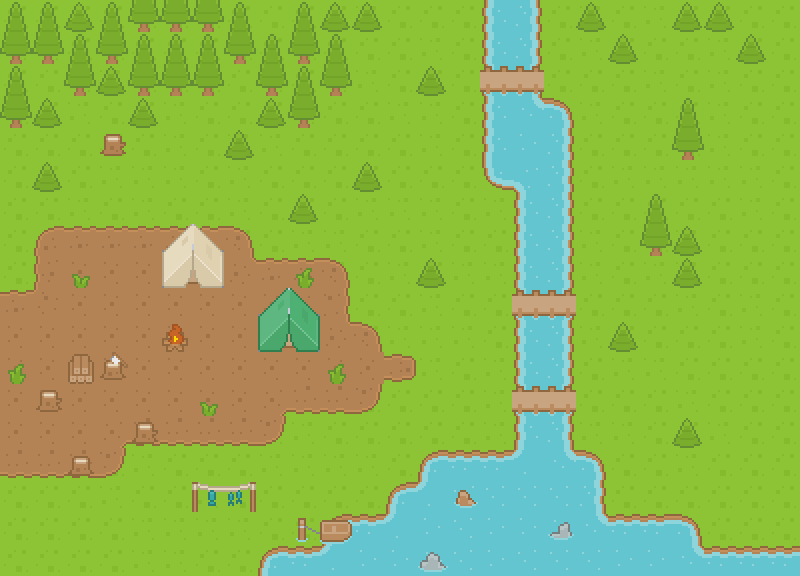

Below is a game level as drawn by its tile map, then a one-line description and the .tmx file that defines it, in full:
An orthogonal 25x18 tile map with 32x32 px tiles, 4 tile layers (ground, ground_overlay, objects, objects_overlay).

<map version="1.0" orientation="orthogonal" renderorder="right-down" width="25" height="18" tilewidth="32" tileheight="32" nextobjectid="1">
 <tileset firstgid="1" source="rogue_tiles.tsx" />
 <layer name="ground" width="25" height="18">
  <data encoding="csv">
6,6,6,6,6,6,6,6,6,6,6,63,6,6,6,60,62,6,63,6,63,6,6,6,6,
63,63,6,6,6,6,6,6,6,6,6,6,6,63,6,60,62,6,63,6,6,6,63,6,6,
6,6,63,63,6,6,6,6,63,6,63,63,6,6,6,60,62,6,6,6,63,6,63,6,6,
6,6,63,6,6,63,6,6,6,63,6,6,63,63,6,60,115,5,63,6,6,6,63,6,6,
6,6,6,6,6,63,6,63,63,6,6,6,6,63,6,60,61,62,6,6,6,6,63,6,6,
6,6,6,63,63,63,6,63,6,6,6,6,6,6,6,117,59,62,6,63,63,63,63,63,6,
6,6,63,6,63,6,6,63,6,6,6,63,63,63,6,63,60,62,6,6,6,6,6,63,6,
6,6,6,6,6,6,63,6,6,63,63,6,6,63,6,6,60,62,63,6,6,63,6,6,6,
6,63,6,6,6,6,6,63,6,6,63,6,63,6,63,63,60,62,63,6,63,63,6,6,6,
6,6,63,63,6,6,63,63,6,63,6,6,6,63,6,6,60,62,6,6,6,63,6,63,6,
63,6,6,6,6,6,6,6,6,6,63,6,63,63,63,6,60,62,63,6,6,6,6,63,6,
6,6,63,63,63,6,63,6,6,6,6,63,63,63,6,63,60,62,6,63,63,6,6,6,6,
6,63,63,63,63,6,6,6,63,63,6,6,6,6,6,63,60,62,6,6,6,63,6,6,6,
6,6,6,6,6,63,63,63,63,63,6,6,6,6,6,63,60,62,63,63,6,6,63,6,6,
6,63,63,6,63,6,6,6,63,63,63,63,6,3,4,4,116,115,5,6,6,63,6,6,6,
6,6,6,63,6,6,63,6,6,6,6,6,3,116,1,2,2,2,62,6,6,6,6,6,6,
6,6,6,6,63,63,63,63,6,6,3,4,116,1,2,1,1,1,115,4,4,5,6,6,6,
6,6,598,6,63,63,6,6,3,4,116,1,1,2,2,1,2,2,2,1,61,115,4,4,4
</data>
 </layer>
 <layer name="ground_overlay" width="25" height="18">
  <data encoding="csv">
0,0,0,0,0,0,0,0,0,0,0,0,0,0,0,0,0,0,0,0,0,0,0,0,0,
0,0,0,0,0,0,0,0,0,0,0,0,0,0,0,0,0,0,0,0,0,0,0,0,0,
0,0,0,0,0,0,0,0,0,0,0,0,0,0,0,795,795,0,0,0,0,0,0,0,0,
0,0,0,0,0,0,0,0,0,0,0,0,0,0,0,0,0,0,0,0,0,0,0,0,0,
0,0,0,0,0,0,0,0,0,0,0,0,0,0,0,0,0,0,0,0,0,0,0,0,0,
0,0,0,0,0,0,0,0,0,0,0,0,0,0,0,0,0,0,0,0,0,0,0,0,0,
0,0,0,0,0,0,0,0,0,0,0,0,0,0,0,0,0,0,0,0,0,0,0,0,0,
0,521,522,522,522,522,522,523,0,0,0,0,0,0,0,0,0,0,0,0,0,0,0,0,0,
0,578,579,579,579,579,579,576,522,522,523,0,0,0,0,0,0,0,0,0,0,0,0,0,0,
522,577,579,579,579,579,579,579,579,579,580,0,0,0,0,0,795,795,0,0,0,0,0,0,0,
579,579,579,579,579,579,579,579,579,579,576,523,0,0,0,0,0,0,0,0,0,0,0,0,0,
579,579,579,579,579,579,579,579,579,579,579,579,690,0,0,0,0,0,0,0,0,0,0,0,0,
579,579,579,579,579,579,579,579,519,636,636,637,0,0,0,0,795,795,0,0,0,0,0,0,0,
579,579,579,519,636,636,636,636,637,0,0,0,0,0,0,0,0,0,0,0,0,0,0,0,0,
636,636,636,637,0,0,0,0,0,0,0,0,0,0,0,0,0,0,0,0,0,0,0,0,0,
0,0,0,0,0,0,0,0,0,0,0,0,0,0,1367,0,0,0,0,0,0,0,0,0,0,
0,0,0,0,0,0,0,0,0,0,0,0,0,0,0,0,0,1425,0,0,0,0,0,0,0,
0,0,0,0,0,0,0,0,0,0,0,0,0,1423,0,0,0,0,0,0,0,0,0,0,0
</data>
 </layer>
 <layer name="objects" width="25" height="18">
  <data encoding="csv">
587,587,530,587,644,644,644,587,0,587,530,530,0,0,0,0,0,0,530,0,0,530,530,0,0,
644,644,587,644,587,587,587,644,587,644,587,0,0,0,0,0,0,0,0,530,0,0,0,530,0,
587,0,644,530,644,644,644,0,644,587,644,0,0,530,0,0,0,0,0,0,0,0,0,0,0,
644,530,0,0,530,0,0,0,530,644,0,0,0,0,0,0,0,0,0,0,0,587,0,0,0,
0,0,0,1194,0,0,0,530,0,0,0,0,0,0,0,0,0,0,0,0,0,644,0,0,0,
0,530,0,0,0,0,0,0,0,0,0,530,0,0,0,0,0,0,0,0,0,0,0,0,0,
0,0,0,0,0,0,0,0,0,530,0,0,0,0,0,0,0,0,0,0,587,0,0,0,0,
0,0,0,0,0,619,620,0,0,0,0,0,0,0,0,0,0,0,0,0,644,530,0,0,0,
0,0,593,0,0,676,677,0,0,650,0,0,0,530,0,0,0,0,0,0,0,530,0,0,0,
0,0,0,0,0,0,0,0,617,618,0,0,0,0,0,0,0,0,0,0,0,0,0,0,0,
0,0,0,0,0,471,0,0,674,675,0,0,0,0,0,0,0,0,0,530,0,0,0,0,0,
650,0,1308,1251,0,0,0,0,0,0,650,0,0,0,0,0,0,0,0,0,0,0,0,0,0,
0,1194,0,0,0,0,593,0,0,0,0,0,0,0,0,0,0,0,0,0,0,0,0,0,0,
0,0,0,0,1194,0,0,0,0,0,0,0,0,0,0,0,0,0,0,0,0,530,0,0,0,
0,0,1137,0,0,0,0,0,0,0,0,0,0,0,0,0,0,0,0,0,0,0,0,0,0,
0,0,0,0,0,0,793,794,0,0,0,0,0,0,0,0,0,0,0,0,0,0,0,0,0,
0,0,0,0,0,0,0,0,0,1023,909,0,0,0,0,0,0,0,0,0,0,0,0,0,0,
0,0,6,0,0,0,0,0,0,0,0,0,0,0,0,0,0,0,0,0,0,0,0,0,0
</data>
 </layer>
 <layer name="objects_overlay" width="25" height="18">
  <data encoding="csv">
0,0,0,0,0,0,0,0,0,0,0,0,0,0,0,0,0,0,0,0,0,0,0,0,0,
0,0,0,0,0,0,0,0,0,0,0,0,0,0,0,0,0,0,0,0,0,0,0,0,0,
0,0,0,0,0,0,0,0,0,0,0,0,0,0,0,0,0,0,0,0,0,0,0,0,0,
0,0,0,0,0,0,0,0,0,0,0,0,0,0,0,0,0,0,0,0,0,0,0,0,0,
0,0,0,0,0,0,0,0,0,0,0,0,0,0,0,0,0,0,0,0,0,0,0,0,0,
0,0,0,0,0,0,0,0,0,0,0,0,0,0,0,0,0,0,0,0,0,0,0,0,0,
0,0,0,0,0,0,0,0,0,0,0,0,0,0,0,0,0,0,0,0,0,0,0,0,0,
0,0,0,0,0,0,0,0,0,0,0,0,0,0,0,0,0,0,0,0,0,0,0,0,0,
0,0,0,0,0,0,0,0,0,0,0,0,0,0,0,0,0,0,0,0,0,0,0,0,0,
0,0,0,0,0,0,0,0,0,0,0,0,0,0,0,0,0,0,0,0,0,0,0,0,0,
0,0,0,0,0,0,0,0,0,0,0,0,0,0,0,0,0,0,0,0,0,0,0,0,0,
0,0,0,0,0,0,0,0,0,0,0,0,0,0,0,0,0,0,0,0,0,0,0,0,0,
0,0,0,0,0,0,0,0,0,0,0,0,0,0,0,0,0,0,0,0,0,0,0,0,0,
0,0,0,0,0,0,0,0,0,0,0,0,0,0,0,0,0,0,0,0,0,0,0,0,0,
0,0,0,0,0,0,0,0,0,0,0,0,0,0,0,0,0,0,0,0,0,0,0,0,0,
0,0,0,0,0,0,0,0,0,0,0,0,0,0,0,0,0,0,0,0,0,0,0,0,0,
0,0,0,0,0,0,0,0,0,0,0,0,0,0,0,0,0,0,0,0,0,0,0,0,0,
0,0,0,0,0,0,0,0,0,0,0,0,0,0,0,0,0,0,0,0,0,0,0,0,0
</data>
 </layer>
</map>